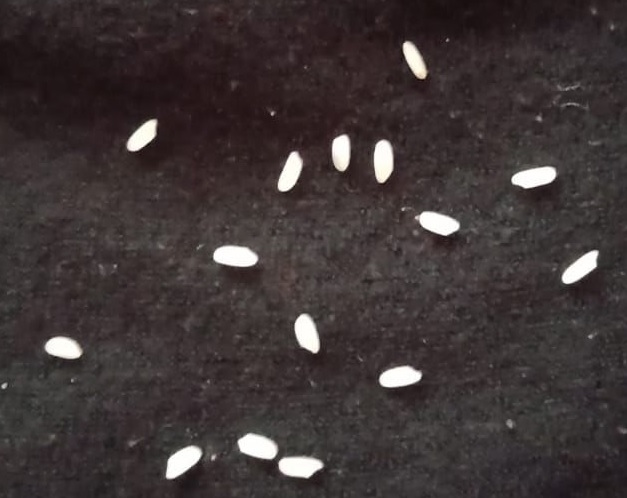
#> input picture serhatpirinc.jpg, 627 x 498 px, found by its file name
$ python goruntuislemeodev3.py
#> lines starting #> are read from the running program, lines starting #| are printed output that depends on the picture; after the words box and inside, x2 and y2 are one past the last pixel; in counts of white or black regions, pixels touching at a corner belong together
import cv2
import numpy as np

# Resmi yükleme
resim_yolu = r"C:\Users\Serhat\Downloads\serhatpirinc.jpg"
resim = cv2.imread(resim_yolu)
#> resim is the input picture: shape (498, 627, 3); mean B, G, R 53.9, 53.7, 62.2

# Gri seviyeye dönüştürme
griton_resim = cv2.cvtColor(resim, cv2.COLOR_BGR2GRAY)

# Eşikleme yapma
_, esiklenmis_resim = cv2.threshold(griton_resim, 181, 255, cv2.THRESH_BINARY)
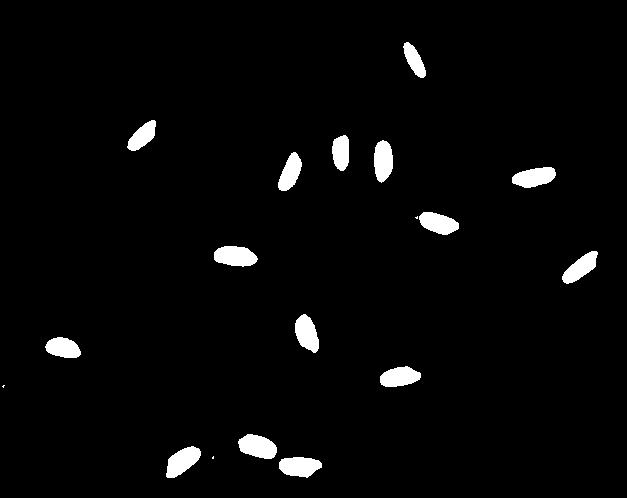
#> esiklenmis_resim: shape (498, 627); 2.9% white; 18 white regions (3 under 20 px), largest, box (x1, y1, x2, y2) and area: (214, 246, 258, 267) 706, (238, 434, 277, 459) 703, (166, 446, 201, 478) 682

# İstenmeyen arka planları temizleme
kernel = np.ones((5, 5), np.uint8)
morfoloji = cv2.morphologyEx(esiklenmis_resim, cv2.MORPH_OPEN, kernel)
#> morfoloji: shape (498, 627); 2.9% white; 15 white regions, largest, box (x1, y1, x2, y2) and area: (214, 246, 257, 266) 702, (239, 434, 277, 459) 700, (167, 447, 201, 478) 675

# Sayma ve etiketleme
_, etiketler, istatistikler, _ = cv2.connectedComponentsWithStats(morfoloji, connectivity=8)
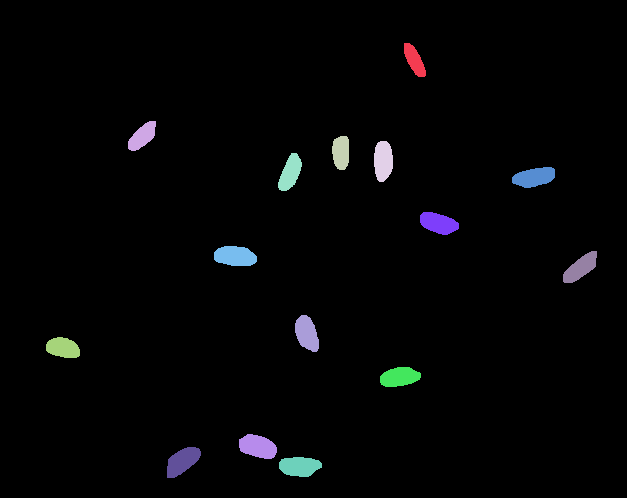
#> etiketler: shape (498, 627) int32; 16 distinct labels, from 0 to 15; one colour per label, 0 black
#> istatistikler = 16 rows, first 6: [0, 0, 627, 498, 303189], [404, 43, 22, 34, 427], [128, 121, 28, 30, 500], [332, 136, 17, 34, 491], [374, 141, 19, 41, 636], [278, 153, 24, 38, 564]

# Tane sayısını ekrana yazdırma
tane_sayisi = len(istatistikler) - 1
#> tane_sayisi = 15
print(f"Pirinç Tanelerinin Sayısı: {tane_sayisi}")
#| Pirinç Tanelerinin Sayısı: 15

# Görüntüyü ekrana yazdır
cv2.imshow('orjinal goruntu', resim)
cv2.imshow('esiklenmis goruntu', esiklenmis_resim)
cv2.imshow('arka plani temizlenmis goruntu', morfoloji)
cv2.waitKey(0)
cv2.destroyAllWindows()
